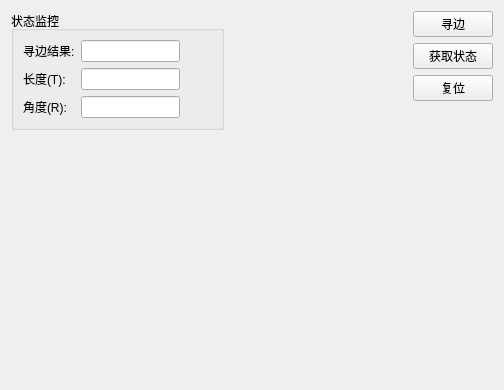
<?xml version="1.0" encoding="UTF-8"?>
<ui version="4.0">
 <class>FortrendAlignerSubsystem</class>
 <widget class="QWidget" name="FortrendAlignerSubsystem">
  <property name="geometry">
   <rect>
    <x>0</x>
    <y>0</y>
    <width>504</width>
    <height>390</height>
   </rect>
  </property>
  <property name="windowTitle">
   <string>Form</string>
  </property>
  <layout class="QHBoxLayout" name="horizontalLayout_3">
   <item>
    <layout class="QVBoxLayout" name="verticalLayout_2">
     <item>
      <widget class="QGroupBox" name="states_group">
       <property name="minimumSize">
        <size>
         <width>100</width>
         <height>50</height>
        </size>
       </property>
       <property name="title">
        <string>状态监控</string>
       </property>
       <layout class="QGridLayout" name="inputs_layout">
        <item row="3" column="1">
         <layout class="QGridLayout" name="gridLayout">
          <item row="2" column="1">
           <widget class="QLineEdit" name="angle_let">
            <property name="readOnly">
             <bool>true</bool>
            </property>
           </widget>
          </item>
          <item row="1" column="1">
           <widget class="QLineEdit" name="length_let">
            <property name="readOnly">
             <bool>true</bool>
            </property>
           </widget>
          </item>
          <item row="2" column="0">
           <widget class="QLabel" name="label_2">
            <property name="text">
             <string>角度(R):</string>
            </property>
           </widget>
          </item>
          <item row="0" column="0">
           <widget class="QLabel" name="label_3">
            <property name="text">
             <string>寻边结果:</string>
            </property>
           </widget>
          </item>
          <item row="1" column="0">
           <widget class="QLabel" name="label">
            <property name="text">
             <string>长度(T):</string>
            </property>
           </widget>
          </item>
          <item row="0" column="1">
           <widget class="QLineEdit" name="align_result_let">
            <property name="readOnly">
             <bool>true</bool>
            </property>
           </widget>
          </item>
          <item row="0" column="2">
           <spacer name="horizontalSpacer_2">
            <property name="orientation">
             <enum>Qt::Horizontal</enum>
            </property>
            <property name="sizeHint" stdset="0">
             <size>
              <width>40</width>
              <height>20</height>
             </size>
            </property>
           </spacer>
          </item>
          <item row="1" column="2">
           <spacer name="horizontalSpacer_3">
            <property name="orientation">
             <enum>Qt::Horizontal</enum>
            </property>
            <property name="sizeHint" stdset="0">
             <size>
              <width>40</width>
              <height>20</height>
             </size>
            </property>
           </spacer>
          </item>
          <item row="2" column="2">
           <spacer name="horizontalSpacer_4">
            <property name="orientation">
             <enum>Qt::Horizontal</enum>
            </property>
            <property name="sizeHint" stdset="0">
             <size>
              <width>40</width>
              <height>20</height>
             </size>
            </property>
           </spacer>
          </item>
         </layout>
        </item>
       </layout>
      </widget>
     </item>
     <item>
      <spacer name="verticalSpacer_3">
       <property name="orientation">
        <enum>Qt::Vertical</enum>
       </property>
       <property name="sizeHint" stdset="0">
        <size>
         <width>20</width>
         <height>40</height>
        </size>
       </property>
      </spacer>
     </item>
    </layout>
   </item>
   <item>
    <layout class="QHBoxLayout" name="wafer_state_layout"/>
   </item>
   <item>
    <layout class="QHBoxLayout" name="center_layout"/>
   </item>
   <item>
    <spacer name="horizontalSpacer">
     <property name="orientation">
      <enum>Qt::Horizontal</enum>
     </property>
     <property name="sizeHint" stdset="0">
      <size>
       <width>200</width>
       <height>20</height>
      </size>
     </property>
    </spacer>
   </item>
   <item>
    <layout class="QVBoxLayout" name="right_verticalLayout">
     <property name="sizeConstraint">
      <enum>QLayout::SetFixedSize</enum>
     </property>
     <item>
      <widget class="QPushButton" name="align_btn">
       <property name="minimumSize">
        <size>
         <width>0</width>
         <height>0</height>
        </size>
       </property>
       <property name="text">
        <string>寻边</string>
       </property>
      </widget>
     </item>
     <item>
      <widget class="QPushButton" name="generate_btn">
       <property name="minimumSize">
        <size>
         <width>0</width>
         <height>0</height>
        </size>
       </property>
       <property name="text">
        <string>获取状态</string>
       </property>
      </widget>
     </item>
     <item>
      <widget class="QPushButton" name="reset_btn">
       <property name="minimumSize">
        <size>
         <width>0</width>
         <height>0</height>
        </size>
       </property>
       <property name="text">
        <string>复位</string>
       </property>
      </widget>
     </item>
     <item>
      <spacer name="verticalSpacer">
       <property name="orientation">
        <enum>Qt::Vertical</enum>
       </property>
       <property name="sizeHint" stdset="0">
        <size>
         <width>20</width>
         <height>40</height>
        </size>
       </property>
      </spacer>
     </item>
    </layout>
   </item>
  </layout>
 </widget>
 <resources/>
 <connections/>
</ui>
